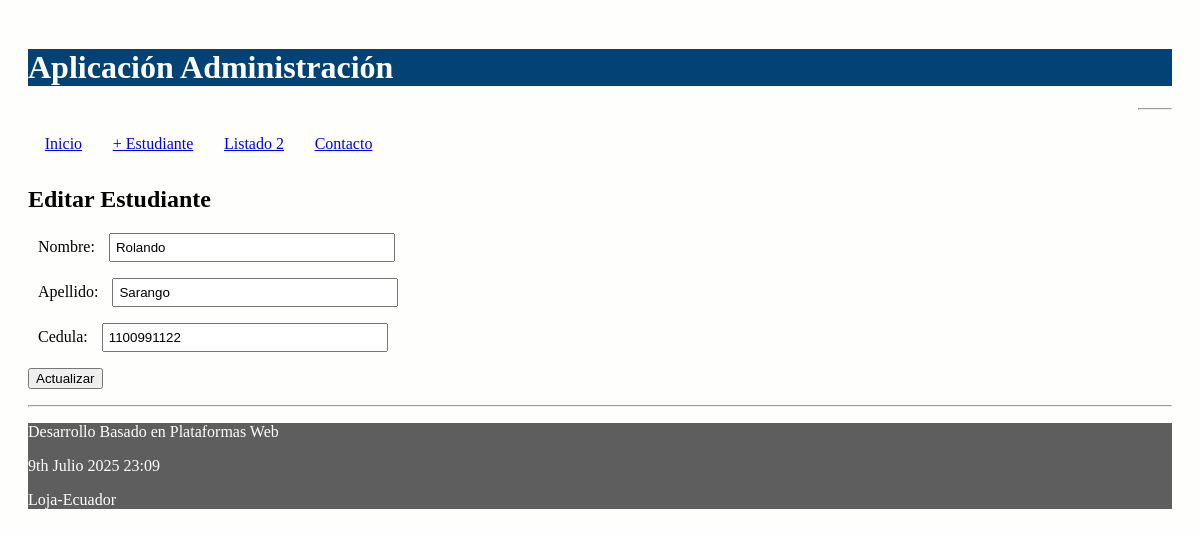
The page /administrativo/editar-estudiante/1 on the database its author committed.
### administrativo/models.py (models this page shows, shortened)
class Estudiante(models.Model):
    nombre = models.CharField(max_length=30)
    apellido = models.CharField(max_length=30)
    cedula = models.CharField(max_length=30, unique=True)

### administrativo/views.py (the view)
# urls.py: path('editar-estudiante/<int:id>', views.editarEstudiante,
def editarEstudiante(request, id):
    estudiante = Estudiante.objects.get(pk=id)
    if request.method=='POST':
        formulario = EstudianteForm(request.POST, instance=estudiante)
        print(formulario.errors)
        if formulario.is_valid():
            formulario.save()
            return redirect(listadoEstudiantesDos)
    else:
        formulario = EstudianteForm(instance=estudiante)
    diccionario = {'formulario': formulario}
    return render(request, 'editarEstudiante.html', diccionario)

### administrativo/forms.py
class EstudianteForm(ModelForm):
    class Meta:
        model = Estudiante
        fields = ['nombre', 'apellido', 'cedula']

### administrativo/templates/editarEstudiante.html (shortened to what this page needs)
{% extends "master.html" %}
{% block content %}
<h2>Editar Estudiante</h3>
<form action="" method="post">
  {{formulario.as_p}}
  <p><input type='submit' value='Actualizar'/></p>
</form>
{% endblock %}

### administrativo/static/css/estilos.css (style rules this page uses)
body { background: #FEFEFD; padding: 20px; }
input[type=text], input[type=number] { width: 25%; padding: 5px 5px; box-sizing: border-box; }
label { padding: 12px 10px; }

### rows shown on the page
Estudiante: nombre "Rolando", apellido "Sarango", cedula "1100991122"
